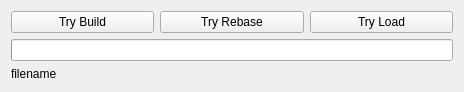
<?xml version="1.0" encoding="UTF-8"?>
<ui version="4.0">
 <class>MainWindow</class>
 <widget class="QMainWindow" name="MainWindow">
  <property name="geometry">
   <rect>
    <x>0</x>
    <y>0</y>
    <width>464</width>
    <height>87</height>
   </rect>
  </property>
  <property name="windowTitle">
   <string>MainWindow</string>
  </property>
  <widget class="QWidget" name="centralWidget">
   <layout class="QGridLayout" name="gridLayout">
    <item row="0" column="0">
     <widget class="QPushButton" name="pushButton">
      <property name="text">
       <string>Try Build</string>
      </property>
     </widget>
    </item>
    <item row="0" column="1">
     <widget class="QPushButton" name="pushButton_2">
      <property name="text">
       <string>Try Rebase</string>
      </property>
     </widget>
    </item>
    <item row="0" column="2">
     <widget class="QPushButton" name="pushButton_3">
      <property name="text">
       <string>Try Load</string>
      </property>
     </widget>
    </item>
    <item row="1" column="0" colspan="3">
     <widget class="QProgressBar" name="progressBar">
      <property name="maximum">
       <number>1000</number>
      </property>
      <property name="value">
       <number>0</number>
      </property>
      <property name="textVisible">
       <bool>false</bool>
      </property>
     </widget>
    </item>
    <item row="2" column="0" colspan="3">
     <widget class="QLabel" name="label">
      <property name="text">
       <string>filename</string>
      </property>
     </widget>
    </item>
   </layout>
  </widget>
 </widget>
 <layoutdefault spacing="6" margin="11"/>
 <resources/>
 <connections/>
</ui>
